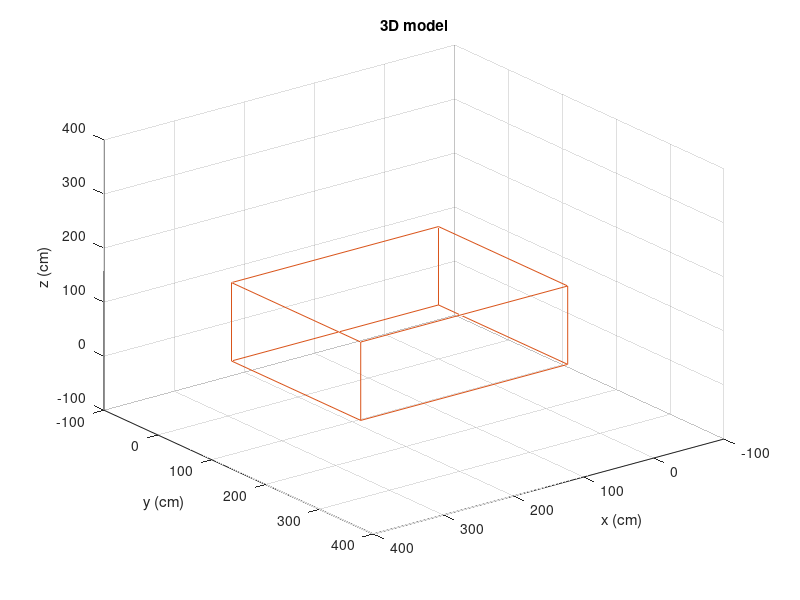

The MATLAB script that drew this image: (Note: this script raises an error after producing the figure.)
%-------- MAIN PROGRAM ---------------------------------------
function main

close all; clear all;
% Global variable
global App3d_ini; % App3d=[ X(1) X(2) Y(1) Y(2) Z(1) Z(2) ] initial coordinates
global App3d_mod; % App3d=[ X(1) X(2) Y(1) Y(2) Z(1) Z(2) ] modified coordinates
global App2d;     % App2d=[ normale.x normale.y normale.z ] normal of the interpretation plane

% Matching number
EPS=0.5; N=5;     % N: Number of edges to be manually chosen

% 3D Model definition
L=240; W=295; H=145;
modP=[W W 0 W W 0 0 0; 0 L L 0 L L 0 0; 0 0 0 H H H H 0; 1 1 1 1 1 1 1 1];
modA=[modP(1,1) modP(2,1) modP(3,1) modP(1,2) modP(2,2) modP(3,2);
      modP(1,2) modP(2,2) modP(3,2) modP(1,3) modP(2,3) modP(3,3);
      modP(1,1) modP(2,1) modP(3,1) modP(1,4) modP(2,4) modP(3,4);
      modP(1,2) modP(2,2) modP(3,2) modP(1,5) modP(2,5) modP(3,5);
      modP(1,3) modP(2,3) modP(3,3) modP(1,6) modP(2,6) modP(3,6);
      modP(1,4) modP(2,4) modP(3,4) modP(1,7) modP(2,7) modP(3,7);
      modP(1,6) modP(2,6) modP(3,6) modP(1,7) modP(2,7) modP(3,7);
      modP(1,5) modP(2,5) modP(3,5) modP(1,6) modP(2,6) modP(3,6);
      modP(1,5) modP(2,5) modP(3,5) modP(1,4) modP(2,4) modP(3,4);
      modP(1,8) modP(2,8) modP(3,8) modP(1,1) modP(2,1) modP(3,1);
      modP(1,8) modP(2,8) modP(3,8) modP(1,7) modP(2,7) modP(3,7);
      modP(1,8) modP(2,8) modP(3,8) modP(1,3) modP(2,3) modP(3,3)];

% Plot the model (the box)  
figure(1);
plot3(0, 0, 0);
ll1 = line([modA(1,1),modA(1,4)],[modA(1,2),modA(1,5)],[modA(1,3),modA(1,6)]);
ll2 = line([modA(2,1),modA(2,4)],[modA(2,2),modA(2,5)],[modA(2,3),modA(2,6)]);
ll3 = line([modA(3,1),modA(3,4)],[modA(3,2),modA(3,5)],[modA(3,3),modA(3,6)]);
ll4 = line([modA(4,1),modA(4,4)],[modA(4,2),modA(4,5)],[modA(4,3),modA(4,6)]);
ll5 = line([modA(5,1),modA(5,4)],[modA(5,2),modA(5,5)],[modA(5,3),modA(5,6)]);
ll6 = line([modA(6,1),modA(6,4)],[modA(6,2),modA(6,5)],[modA(6,3),modA(6,6)]);
ll7 = line([modA(7,1),modA(7,4)],[modA(7,2),modA(7,5)],[modA(7,3),modA(7,6)]);
ll8 = line([modA(8,1),modA(8,4)],[modA(8,2),modA(8,5)],[modA(8,3),modA(8,6)]);
ll9 = line([modA(9,1),modA(9,4)],[modA(9,2),modA(9,5)],[modA(9,3),modA(9,6)]);
ll10 = line([modA(10,1),modA(10,4)],[modA(10,2),modA(10,5)],[modA(10,3),modA(10,6)]);
ll11 = line([modA(11,1),modA(11,4)],[modA(11,2),modA(11,5)],[modA(11,3),modA(11,6)]);
ll12 = line([modA(12,1),modA(12,4)],[modA(12,2),modA(12,5)],[modA(12,3),modA(12,6)]);

% Reverse x and y axis labels to position the inner most vertice at (0, 0, 0)
set(gca,'XDir','reverse');
set(gca,'YDir','reverse');
axis([-10 40 -10 40 -10 40]*10);
grid on;
xlabel('x (cm)'); ylabel('y (cm)'); zlabel('z (cm)'); title '3D model';

% Calibration left camera
u0_1=310.740; v0_1=217.256; alphaU_1=529.654; alphaV_1=527.635;
% Left image loading
image_l=imread('imgLeft.png', 'png');
figure(2); colormap(gray(256));
image(image_l); title 'Object left image';
hold on;

% Calibration right camera
u0_2=310.731; v0_2=214.007; alphaU_2=531.037; alphaV_2=528.861;
% Right image loading
image_r=imread('imgRight.png', 'png');

% Stereo rig
matPos_c1_c2=[0.9999 -0.0076 0.0047 -95.3538;0.0075 0.9999 -0.0034 -2.2704;-0.0046 0.0035 0.9999 -0.5507;0 0 0 1];
matPos_c2_c1=inv(matPos_c1_c2);

% Manual selection ('clicks') of the edge extremities for matching
colork={'cyan' 'magenta' 'yellow' 'red' 'green' 'blue' 'black' 'cyan'};
for p=1:N
    figure(2);                                          % Select the image   
    [y,x]= ginput(1); u1(p)=floor(y); v1(p)=floor(x);   % Get the coordinates of the 1st click
    [y,x]= ginput(1); u2(p)=floor(y); v2(p)=floor(x);   % Get the coordinates of the 2nd click
    text((u1(p)+u2(p))/2+10, (v1(p)+v2(p))/2+10, num2str(p),'color',colork{p});  % Show the number of edge
    line([u1(p) u2(p)],[v1(p) v2(p)],'color',colork{p});                         % Plot the line  
    
    % ********************************************************************
    % Partie 1.3-1: Calcul de normale
    %   ******* A completer ******* %
    l1 = [(u1(p)-u0_1) / alphaU_1; (v1(p)-v0_1)/ alphaV_1 ; 1];
    l2 = [(u2(p)-u1(p)) / alphaU_1 ; (v2(p)-v1(p))/ alphaV_1 ; 0];
    
    normale = cross(l1,l2) / abs( norm( cross(l1,l2) ) )
    App2d = [ App2d; normale(1) normale(2) normale(3) ];
end;

%% Manual selection ('clicks') of the edges in the model
set(ll1, 'ButtonDownFcn', @button_down);
set(ll2, 'ButtonDownFcn', @button_down);
set(ll3, 'ButtonDownFcn', @button_down);
set(ll4, 'ButtonDownFcn', @button_down);
set(ll5, 'ButtonDownFcn', @button_down);
set(ll6, 'ButtonDownFcn', @button_down);
set(ll7, 'ButtonDownFcn', @button_down);
set(ll8, 'ButtonDownFcn', @button_down);
set(ll9, 'ButtonDownFcn', @button_down);
set(ll10, 'ButtonDownFcn', @button_down);
set(ll11, 'ButtonDownFcn', @button_down);
set(ll12, 'ButtonDownFcn', @button_down);

% Wait for the edges of the model to be selected
while size(App3d_ini, 1) ~= N
    pause(1)
end


% %%%%%%%%%%%% OPTIMIZATION %%%%%%%%%%%% %

disp('Start optimization...');

soluL(1)=-2.1; soluL(2)=0.7; soluL(3)=2.7; soluL(4)=151.6; soluL(5)=46.8;soluL(6)=2164.8;
matPos=TransFromParam(soluL); % Homogeneous transformation
for p=1:N
    [App3d_mod(p,1) App3d_mod(p,3) App3d_mod(p,5)]=TransPoint(matPos,App3d_ini(p,1),App3d_ini(p,3),App3d_ini(p,5));
    [App3d_mod(p,2),App3d_mod(p,4),App3d_mod(p,6)]=TransPoint(matPos,App3d_ini(p,2),App3d_ini(p,4),App3d_ini(p,6));
end;

% Shows a projection of the selected (clicked) edges according to the initial pose value
mod_A = Trans_2_modA(N, App3d_ini);
figure(3); colormap(gray(256));
image(image_l); 

DrawModel(alphaU_1,alphaV_1,u0_1,v0_1,mod_A,matPos); % 3D model drawing
oldCrit=EvalCrit(N,App2d,App3d_mod);                 % Criteria evaluation
disp(['Initial criteria : ', num2str(oldCrit)]);
lambda= 0.001; iter = 0;
dummy = input('press a key to continue...');
while (1),
 	J=zeros(2*N,6);
    lig=1;
    for p=1:N
        vectN(1)=App2d(p,1); vectN(2)=App2d(p,2); vectN(3)=App2d(p,3);
        [App3d_mod(p,1) App3d_mod(p,3) App3d_mod(p,5)]=TransPoint(matPos,App3d_ini(p,1),App3d_ini(p,3),App3d_ini(p,5));
        [dyda,y0]=GlobaleDerivative(vectN,App3d_mod(p,1),App3d_mod(p,3),App3d_mod(p,5));
        J(lig,:)=dyda';
        L(lig,1)=-y0;
        lig=lig+1;
        [App3d_mod(p,2),App3d_mod(p,4),App3d_mod(p,6)]=TransPoint(matPos,App3d_ini(p,2),App3d_ini(p,4),App3d_ini(p,6));
        [dyda,y0]=GlobaleDerivative(vectN,App3d_mod(p,2),App3d_mod(p,4),App3d_mod(p,6));
        J(lig,:)=dyda';
        L(lig,1)=-y0;
        lig=lig+1;
    end;
    JJ=J'*J;
    for i=1:length(JJ);
        JJ(i,i)=JJ(i,i)*(1+lambda);
    end;
    
    % *******************************************************************
    % Partie 1.3-5: A COMPLETER AVEC LA FONCTION TransFromParam(.)******%

    dsoluL = inv(JJ) * J' * L ;
    dmatPos = TransFromParam(dsoluL);
    matPos = dmatPos * matPos ; 
    
    % *******************************************************************
   
    soluL=ParamFromTrans(matPos);
    for p=1:N
        [App3d_mod(p,1) App3d_mod(p,3) App3d_mod(p,5)]=TransPoint(matPos,App3d_ini(p,1),App3d_ini(p,3),App3d_ini(p,5));
        [App3d_mod(p,2),App3d_mod(p,4),App3d_mod(p,6)]=TransPoint(matPos,App3d_ini(p,2),App3d_ini(p,4),App3d_ini(p,6));
    end;
    newCrit=EvalCrit(N,App2d,App3d_mod);
    if ((newCrit<EPS)|(abs(oldCrit-newCrit)<1e-10))
        break;
    end;

    % Show projection according to estimated pose at each iteration
    figure(3);colormap(gray(256));
    image(image_l); 
    DrawModel(alphaU_1,alphaV_1,u0_1,v0_1,mod_A,matPos); % 3D model drawing
    disp(['Iteration [' num2str(iter) '] Error : ' num2str(newCrit) ]);
    iter = iter + 1;
    oldCrit = newCrit;
end;

disp(['6-uplet solution : ', num2str(soluL(1)),',',num2str(soluL(2)),',',num2str(soluL(3)),',',...
    num2str(soluL(4)),',',num2str(soluL(5)),',',num2str(soluL(6))]);
disp(['Error after convergence : ', num2str(newCrit)]);
figure(3); colormap(gray(256));
image(image_l); title 'Object left image (after convergence)';
DrawModel(alphaU_1,alphaV_1,u0_1,v0_1,modA,matPos); % 3D model drawing in left image

% *******************************************************************
% Partie 1.3-6: A COMPLETER POUR PROJETER DANS LA SECONDE IMAGE *** %

matPos = matPos_c1_c2*matPos ;

% *******************************************************************

figure(4); colormap(gray(256));
image(image_r); title 'Object right image (after convergence)';
DrawModel(alphaU_2,alphaV_2,u0_2,v0_2,modA,matPos); % 3D model drawing in left image



%% ------------------- FUNCTIONS ------------------------------ %%

function mod_A = Trans_2_modA(nbr, app3d)
mod_A = zeros(nbr, 6);
for i=1:nbr
    mod_A(i, 1:3) = [app3d(i,1) app3d(i,3) app3d(i,5)];
    mod_A(i, 4:end) = [app3d(i,2) app3d(i,4) app3d(i,6)];
end;


function DrawModel(alphaU,alphaV,u0,v0,modA,matPos)
for p=1:size(modA, 1)
    
    % ********************************************************************
    % Partie 1.3-2: Completer
    %   **** A COMPLETER. UTILISER LES FONCTIONS Projection et TransPoint **** 
    [X1 Y1 Z1] = TransPoint(matPos, modA(p,1) , modA(p,2) , modA(p,3));
    [X2 Y2 Z2] = TransPoint(matPos,modA(p,4),modA(p,5),modA(p,6));
    [u1 v1] = Projection(alphaU,alphaV,u0,v0,X1,Y1,Z1);
    [u2 v2] = Projection(alphaU,alphaV,u0,v0,X2,Y2,Z2);
    line([u1 u2],[v1 v2],'color','white')
end;


function matPos=TransFromParam(soluL)
aa=soluL(1); bb=soluL(2); gg=soluL(3);
matPos=eye(4,4);
matPos(1,1)=cos(gg)*cos(bb);
matPos(1,2)=cos(gg)*sin(bb)*sin(aa)-sin(gg)*cos(aa);
matPos(1,3)=cos(gg)*sin(bb)*cos(aa)+sin(gg)*sin(aa);
matPos(1,4)=soluL(4);
matPos(2,1)=sin(gg)*cos(bb);
matPos(2,2)=sin(gg)*sin(bb)*sin(aa)+cos(gg)*cos(aa);
matPos(2,3)=sin(gg)*sin(bb)*cos(aa)-cos(gg)*sin(aa);
matPos(2,4)=soluL(5);
matPos(3,1)=-sin(bb);
matPos(3,2)=cos(bb)*sin(aa);
matPos(3,3)=cos(bb)*cos(aa);
matPos(3,4)=soluL(6);


function soluL=ParamFromTrans(matPos)
sb=-matPos(3,1);
if abs(sb) >=0.99999 
    if sb >=0.0
        aMoinsg=atan2(matPos(2,2),matPos(1,2));
        soluL(1)=aMoinsg + soluL(3);
        soluL(2)=pi/2;
    else
        aPlusg=atan2(matPos(2,2),-matPos(1,2));
        soluL(1)=aPlusg-soluL(3);
        soluL(2)=-pi/2;
    end;
else
    cb=sqrt(1.0-sb*sb);
    sa=matPos(3,2)/cb;
    ca=matPos(3,3)/cb;
    sg=matPos(2,1)/cb;
    cg=matPos(1,1)/cb;
    soluL(1)=atan2(sa,ca);
    soluL(2)=atan2(sb,cb);
    soluL(3)=atan2(sg,cg);
end;
if soluL(1)>pi soluL(1)=soluL(1)-2*pi; end;
if soluL(2)>pi soluL(2)=soluL(2)-2*pi; end;
if soluL(3)>pi soluL(3)=soluL(3)-2*pi; end;
soluL(4)=matPos(1,4); soluL(5)=matPos(2,4); soluL(6)=matPos(3,4);


function [X_mod Y_mod Z_mod]=TransPoint(matPos,X_ini,Y_ini,Z_ini)
X_mod=matPos(1,1)*X_ini + matPos(1,2)*Y_ini + matPos(1,3)*Z_ini + matPos(1,4);
Y_mod=matPos(2,1)*X_ini + matPos(2,2)*Y_ini + matPos(2,3)*Z_ini + matPos(2,4);
Z_mod=matPos(3,1)*X_ini + matPos(3,2)*Y_ini + matPos(3,3)*Z_ini + matPos(3,4);


function [u,v]=Projection(alphaU,alphaV,u0,v0,X,Y,Z)
% ********************************************************************
% Partie 1.3-2: Completer
%   ******* A COMPLETER ******* %
u= [alphaU    0     u0]* [X Y Z]';
v= [   0    alphaV  v0]* [X Y Z]';
u = u/Z;
v = v/Z;



function [crit]=EvalCrit(N,App2d,App3d_mod)
err=0;
    for p=1:N;
        % **************************************************************
        % Partie 1.3-3: Completer
        %   ******* A COMPLETER (POUR ERR)******* %
    F1 = App2d(p,1:3) * App3d_mod(p,1:3)' ;
    F2 = App2d(p,1:3) * App3d_mod(p,4:6)' ;
    err = err + F1^2 + F2^2;
    end;
crit=sqrt(err/2*N);

function [dyda,y0]=GlobaleDerivative(vectN,X,Y,Z)
% ********************************************************************
% Partie 1.3-4: Completer
%   ******* A COMPLETER (MODIFIER) ******* %
dyda(1,1)=vectN * [0; -Z ;Y];
dyda(2,1)=vectN * [ Z ; 0;-X];
dyda(3,1)=vectN * [-Y; X ; 0];
dyda(4,1)=vectN(1) ;
dyda(5,1)=vectN(2) ;
dyda(6,1)=vectN(3) ;
% ********************************************************************
y0=vectN(1)*X + vectN(2)*Y + vectN(3)*Z;

